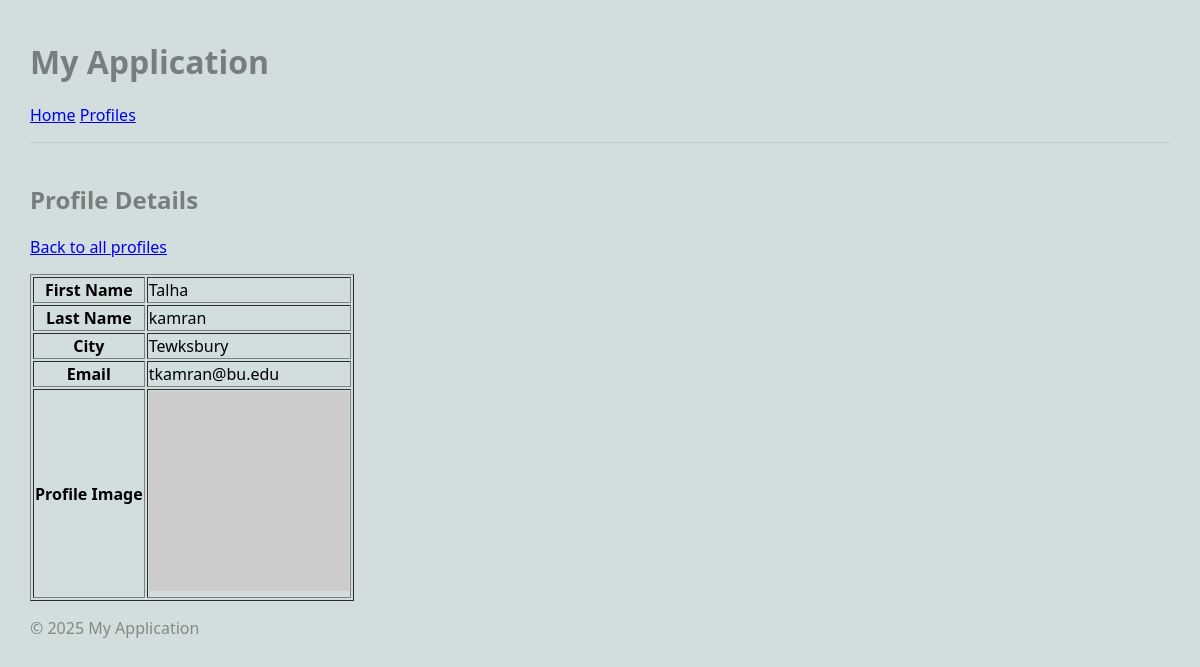
Screenshot of /mini_fb/profile/2/ with the database file from the repository.
### mini_fb/models.py (models this page shows)
class Profile(models.Model):
    from django.db import models

### mini_fb/views.py (the view)
# urls.py: path('profile/<int:pk>/', ShowProfilePageView.as_view(), name='show_profile'),
class ShowProfilePageView(DetailView):
    model = Profile
    template_name = "mini_fb/show_profile.html"

### mini_fb/templates/mini_fb/show_profile.html
{% extends 'mini_fb/base.html' %}
{% block content %}
    <h2>Profile Details</h2>
    <p><a href="{% url 'show_all_profiles' %}">Back to all profiles</a></p>
    <table border="1">
        <tr>
            <th>First Name</th>
            <td>{{ profile.firstName }}</td>
        </tr>
        <tr>
            <th>Last Name</th>
            <td>{{ profile.lastName }}</td>
        </tr>
        <tr>
            <th>City</th>
            <td>{{ profile.city }}</td>
        </tr>
        <tr>
            <th>Email</th>
            <td>{{ profile.email }}</td>
        </tr>
        <tr>
            <th>Profile Image</th>
            <td><img src="{{ profile.image_url }}" alt="Profile Image" width="200"></td>
        </tr>
    </table>
{% endblock %}

### static/mini_fb/styles.css (style rules this page uses)
body { margin: 30px; background: #d1dedd; font-family:'Segoe UI', Tahoma, Geneva, Verdana, sans-serif; }
h1, h2, h3 { color: #767f7e; }
p { color: #828b82; }

### rows the page displays
Profile: firstName "Talha", lastName "kamran", city "Tewksbury", email "tkamran@bu.edu"
